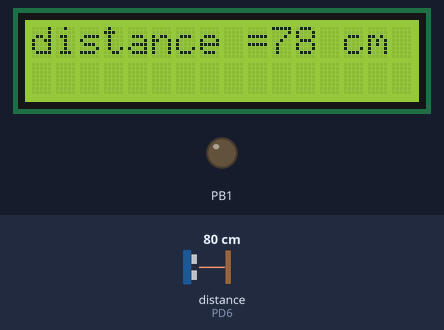
This program was run on a simulated ATmega32, built with avr-gcc and emulated at 8 MHz. Parts: 16×2 character LCD, output pins drawn as LEDs (lit = HIGH). Wiring (inferred from the names in the program): ultrasonic range finder: trigger PB5; echo PD6; character LCD (HD44780): RS PB0; E PB2; data PA0, PA1, PA2, PA3, PA4, PA5, PA6, PA7. The inputs (shaded band) are chosen by the test bench; at power-on: distance to the obstacle (sensor on PD6) 80 cm. The echo pulse lasts 58.3 µs per cm; pins used as bus, display or sensor lines are not drawn.

Above: at 1.2 s.
1.3 s: distance to the obstacle (sensor on PD6) set to 60 cm
At 1.91 s:
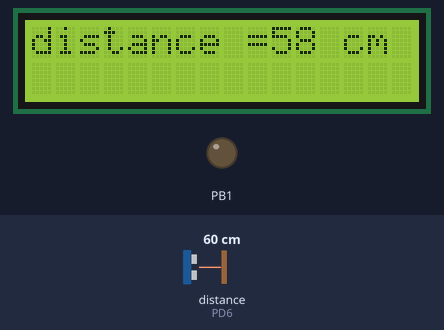
2.8 s: distance to the obstacle (sensor on PD6) set to 2 cm
At 3.3 s:
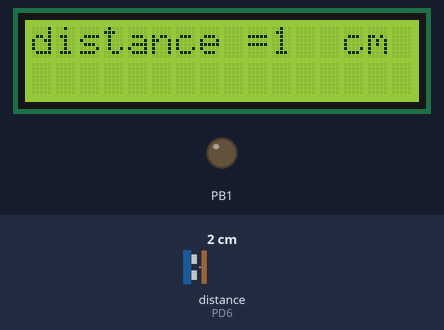
4.3 s: distance to the obstacle (sensor on PD6) set to 4 cm
At 5.6 s:
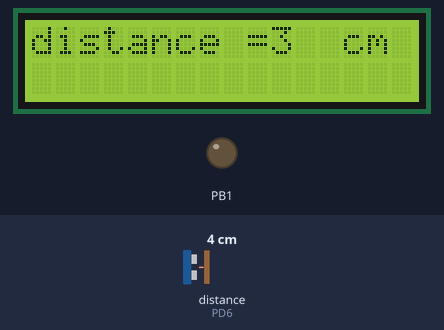
Timing chart, 0 to 7.3 s (numbered marks = the images above; inputs shaded):
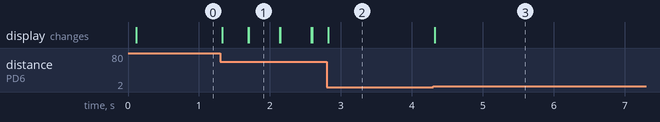

The program:

main.c
```c
/**************************************************************************************************************
 *
 * MODULE: ULTRASONIC
 *
 * FILE NAME: main.c
 *
 * Description: using the ultrasonic sensor to measure the distance
 *
 * Created on: October 15, 2022
 *
 * Author: Saeed Elsayed
 *
 **************************************************************************************************************/
#include "ultrasonic.h"
#include "icu.h"
#include "lcd.h"
#include <avr/io.h>


int main(void){
	DDRB |= (1<<PB1);     /* set the pin which is connected to RW pin of the LCD as output pin */
	PORTB &= ~(1<<PB1);   /* and make it =0 */
 	SREG |= (1<<7);       /* enable the interrupts */
	LCD_init();           /* initialize the LCD */
	Ultrasonic_init();    /* initialize the ultrasonic sensor */
	LCD_displayString("distance =   cm"); /* this string should be always printed */
	uint16 result_distance;      /* the variable which will carry the distance returned from the sensor */

	while(1){
		LCD_moveCursor(0,10);     /* move the cursor to row 0 and column 10 */
		result_distance = Ultrasonic_readDistance();  /* read the distance from the sensor */

		/* if result > 100 the result will contain 3 digits but if it < 100 it will contain 2 digits
		 * and the third digit from the previous result will be always shown so we need to display
		 * empty character to make this digit disappear */
		if(result_distance>=100){
		LCD_integerToString(result_distance);
		}
		else
		{
			LCD_integerToString(result_distance);
			LCD_displayCharacter(' ');
		}
	}

}
```

icu.c
```c
/**************************************************************************************************************
 *
 * MODULE: ICU
 *
 * FILE NAME: icu.c
 *
 * Description: Source file for the ICU driver
 *
 * Created on: October 8, 2022
 *
 * Author: Saeed Elsayed
 *
 **************************************************************************************************************/
#include "icu.h"
#include "common_macros.h"
#include <avr/io.h>
#include <avr/interrupt.h>


static volatile void (*g_callBackPtr)(void) = NULL_PTR;     /* pointer to function the ICU will use
                                                               to call another function in the hardware layer*/

ISR(TIMER1_CAPT_vect)      // when an interrupt occur the ICU will implement this function
{
	if(g_callBackPtr != NULL_PTR){  // make sure the pointer points to a function
			(*g_callBackPtr)();
	}
}

/*
 * Description:
 * function that initialize the ICU
 * we pass to it struct has the desired clock and edge type
 */
void ICU_init(const Icu_ConfigType * config_ptr ){

	DDRD &= ~(1<<6);     // set direction of the ICP1 pin as input pin
	TCCR1A |= (1<<FOC1A) | (1<<FOC1B);       // should be set when not using the PWM mode
	TCCR1B = (TCCR1B & 0xF8) | (config_ptr->clock);   // set the wanted clock
	TCCR1B = (TCCR1B & 0xBF) | ((config_ptr->edge)<<6);  // set the wanted edge
	TCNT1 = 0;      // clear the counter value
	ICR1 = 0;       // clear the ICR1 value
	TIMSK |= (1<<TICIE1);  // enable the interrupt of the ICU of timer1

}

/*
 * Description:
 * function that the hardware layer use to make the ICU call another function in it
 */
void ICU_setCallBack(void(*a_ptr)(void)){
	g_callBackPtr = a_ptr;
}

/*
 * Description:
 * function that determine the desired edge type of the ICU
 */
void ICU_setEdgeDetectionType(const Icu_EdgeType  a_edgetype){

	TCCR1B = (TCCR1B & 0xBF) | (a_edgetype<<6);
}

/*
 * Description:
 * function that return the value of the ICR1
 */
uint16 ICU_getInputCaptureValue(void){
	return ICR1;
}

/*
 * Description:
 * function that clear the value of the TCNT1
 */
void ICU_clearTimerValue(){
	TCNT1 =0;
}

/*
 * Description:
 * function that clear all the registers of the ICU
 */
void ICU_DeInit(){
	TCCR1A =0;
	TCCR1B =0;
	ICR1 =0;
	TCNT1 =0;
	TIMSK &= ~(1<<TICIE1);   // disable the interrupt
}
```

icu.h
```c
/**************************************************************************************************************
 *
 * MODULE: ICU
 *
 * FILE NAME: icu.h
 *
 * Description: HEADER file for the ICU driver
 *
 * Created on: October 8, 2022
 *
 * Author: Saeed Elsayed
 *
 **************************************************************************************************************/


#ifndef ICU_H_
#define ICU_H_

#include "std_types.h"

typedef enum    /* choose the clock of the ICU */
{
	NO_CLOCK, F_CPU_CLOCK, F_CPU_8, F_CPU_64, F_CPU_256, F_CPU_1024
}Icu_Clock;

typedef enum    /* choose the edge type of the ICU */
{
	FALLING, RAISING
}Icu_EdgeType;

typedef struct     // struct that sends the desired configurations to the initialization function of the ICU
{
	Icu_Clock  clock;
	Icu_EdgeType edge;

}Icu_ConfigType;

/*
 * Description:
 * function that initialize the ICU
 * we pass to it struct has the desired clock and edge type
 */
void ICU_init(const Icu_ConfigType *config_ptr);

/*
 * Description:
 * function that the hardware layer use to make the ICU call another function in it
 */
void ICU_setCallBack(void(*a_ptr)(void));


/*
 * Description:
 * function that determine the desired edge type of the ICU
 */
void ICU_setEdgeDetectionType(const Icu_EdgeType edge);


/*
 * Description:
 * function that return the value of the ICR1
 */
uint16 ICU_getInputCaptureValue(void);

/*
 * Description:
 * function that clear the value of the TCNT1
 */
void ICU_clearTimerValue(void);

/*
 * Description:
 * function that clear all the registers of the ICU
 */
void ICU_DeInit(void);

#endif /* ICU_H_ */
```

ultrasonic.c
```c
/**************************************************************************************************************
 *
 * MODULE: ULTRASONIC SENOSR
 *
 * FILE NAME: ultrasonic.c
 *
 * Description: Source file for the ULTRASONIC SENOSR driver
 *
 * Created on: October 15, 2022
 *
 * Author: Saeed Elsayed
 *
 **************************************************************************************************************/

#include "ultrasonic.h"
#include "icu.h"
#include <util/delay.h>
#include <avr/io.h>

uint8 tick=0;     /* counter if it 1 then the ICU detect raising edge and if 2 the ICU detect falling edge */
uint16 distance;  /* the measured distance */

/*
 * Description:
 * function that initialize the ultrasonic sensor
 */
void Ultrasonic_init(){
	Icu_ConfigType Icu_Config = {F_CPU_8,RAISING}; /* choose the required settings for the ICU and */
	ICU_init(&Icu_Config);                         /* send it to its initialization function */
	ICU_setCallBack(Ultrasonic_edgeProcessing);    /* pass the function the ICU will call when an interrupt occur*/
	/* set the trigger pin as output pin */
	GPIO_setupPinDirection(ULTRASONIC_TRIGGER_PORT_ID,ULTRASONIC_TRIGGER_PIN_ID,PIN_OUTPUT);
	/* set the echo pin as input pin */
	GPIO_setupPinDirection(ULTRASONIC_ECHO_PORT_ID,ULTRASONIC_ECHO_PIN_ID,PIN_INPUT);
}

/*
 * Description:
 * function that sends the pulse to the trigger pin
 */
void Ultrasonic_Trigger(){
	/* out pulse on the trigger */
	GPIO_writePin(ULTRASONIC_TRIGGER_PORT_ID,ULTRASONIC_TRIGGER_PIN_ID,LOGIC_HIGH);
	/* wait 10us so 8 pulses of 40 kHz are generated */
	_delay_us(10);
	/* clear the trigger pin */
	GPIO_writePin(ULTRASONIC_TRIGGER_PORT_ID,ULTRASONIC_TRIGGER_PIN_ID,LOGIC_LOW);
}

/*
 * Description:
 * function that read the distance of the object
 */
uint16 Ultrasonic_readDistance(){
	Ultrasonic_Trigger();  /* send pulse for 10us */
	while(tick<2){         /* wait until tick = 2 so the ICU is detecting falling edge */
	}
	tick = 0;              /* clear tick to reuse it again every interrupt */
	return distance;       /* return the distance of the object */

}

/*
 * Description:
 * function that calculate the time in which the echo is receiving and then calculate the distance
 */
void Ultrasonic_edgeProcessing(void){
	tick++;
	if(tick == 1){     /* if tick = 1 then the ICU has raising edge so we need to */
		ICU_clearTimerValue();    /* clear the TCNT1 and recount form zero */
		ICU_setEdgeDetectionType(FALLING);  /* set falling edge to make interrupt when the waves return back */
	}
	else if(tick == 2) /* if tick = 2 then the ICU has falling edge so the waves returned */
	{
		distance = ICU_getInputCaptureValue()/58.8; /* calculate the distance */
		ICU_setEdgeDetectionType(RAISING);   /* reset the edge as raising */

	}
}
```

ultrasonic.h
```c
/**************************************************************************************************************
 *
 * MODULE: ULTRASONIC SENOSR
 *
 * FILE NAME: ultrasonic.h
 *
 * Description: HEADER file for the ULTRASONIC SENOSR driver
 *
 * Created on: October 15, 2022
 *
 * Author: Saeed Elsayed
 *
 **************************************************************************************************************/


#ifndef ULTRASONIC_H_
#define ULTRASONIC_H_

#include "gpio.h"

#define ULTRASONIC_TRIGGER_PORT_ID        PORTB_ID
#define ULTRASONIC_TRIGGER_PIN_ID         PIN5_ID
#define ULTRASONIC_ECHO_PORT_ID           PORTD_ID
#define ULTRASONIC_ECHO_PIN_ID            PIN6_ID
/*
 * Description:
 * function that initialize the ultrasonic sensor
 */
void Ultrasonic_init(void);

/*
 * Description:
 * function that sends the pulse to the trigger pin
 */
void Ultrasonic_Trigger(void);

/*
 * Description:
 * function that read the distance of the object
 */
uint16 Ultrasonic_readDistance(void);

/*
 * Description:
 * function that calculate the time in which the echo is receiving and then calculate the distance
 */
void Ultrasonic_edgeProcessing(void);

#endif /* ULTRASONIC_H_ */
```

lcd.c
```c
/**************************************************************************************************************
 *
 * MODULE: LCD
 *
 * FILE NAME: lcd.c
 *
 * Description: Source file for the LCD driver
 *
 * Created on: October 5, 2022
 *
 * Author: Saeed Elsayed
 *
 **************************************************************************************************************/

#include "lcd.h"
#include "gpio.h"
#include "common_macros.h"
#include <util/delay.h>

/*******************************************************************************
 *                      Functions Definitions                                  *
 *******************************************************************************/


/*
 * Description:
 * Initialize the LCD:
 * 1- setup the LCD pins direction by using the GPIO driver
 * 2- setup the LCD data mode
 */
void LCD_init(void)
{
	GPIO_setupPinDirection(LCD_RS_PORT_ID, LCD_RS_PIN_ID, PIN_OUTPUT);
	GPIO_setupPinDirection(LCD_E_PORT_ID,LCD_E_PIN_ID, PIN_OUTPUT);


	_delay_ms(20);   // must make delay > 15ms for the LCD power on

// configurations if we work with the 4 bits data mode
#if (LCD_DATA_BITS_MODE ==4)

	/* Configure 4 pins in the data port as output pins */
	GPIO_setupPinDirection(LCD_DATA_PORT_ID,LCD_DB4_PIN_ID, PIN_OUTPUT);
	GPIO_setupPinDirection(LCD_DATA_PORT_ID,LCD_DB5_PIN_ID, PIN_OUTPUT);
	GPIO_setupPinDirection(LCD_DATA_PORT_ID,LCD_DB6_PIN_ID, PIN_OUTPUT);
	GPIO_setupPinDirection(LCD_DATA_PORT_ID,LCD_DB7_PIN_ID, PIN_OUTPUT);

	/* Send for 4 bit initialization of LCD  */
	LCD_sendCommand(LCD_TWO_LINES_FOUR_BITS_MODE_INIT1);
	LCD_sendCommand(LCD_TWO_LINES_FOUR_BITS_MODE_INIT2);
	/* use 2-lines LCD + 4-bits Data Mode + 5*7 dot display Mode */
	LCD_sendCommand(LCD_TWO_LINES_FOUR_BITS_MODE);


#elif (LCD_DATA_BITS_MODE == 8)
// configurations if we work with the 8 bits data mode

	/* Configure the data port as output port */
	GPIO_setupPortDirection(LCD_DATA_PORT_ID, PORT_OUTPUT);
	/* use 2-lines LCD + 8-bits Data Mode + 5*7 dot display Mode */
	LCD_sendCommand(LCD_TWO_LINES_EIGHT_BITS_MODE);

#endif
	LCD_sendCommand(LCD_CURSOR_OFF);     // make cursor off
	LCD_sendCommand(LCD_CLEAR_COMMAND);  // clear the screen at the beginning

}

/*
 * Description:
 * the function that sends the commands to the LCD
 * */
void LCD_sendCommand(uint8 command)
{
	GPIO_writePin(LCD_RS_PORT_ID, LCD_RS_PIN_ID, LOGIC_LOW); /* Instruction Mode RS=0 */
	_delay_ms(1);   /* delay for processing Tas = 50ns */
	GPIO_writePin(LCD_E_PORT_ID, LCD_E_PIN_ID, LOGIC_HIGH);  /* Enable LCD E=1 */
	_delay_ms(1);  /* delay for processing Tpw - Tdws = 190ns */

// configurations if we work with the 4 bits data mode
#if (LCD_DATA_BITS_MODE ==4)

	GPIO_writePin(LCD_DATA_PORT_ID, LCD_DB4_PIN_ID, GET_BIT(command,4));
	GPIO_writePin(LCD_DATA_PORT_ID, LCD_DB5_PIN_ID, GET_BIT(command,5));
	GPIO_writePin(LCD_DATA_PORT_ID, LCD_DB6_PIN_ID, GET_BIT(command,6));
	GPIO_writePin(LCD_DATA_PORT_ID, LCD_DB7_PIN_ID, GET_BIT(command,7));
	_delay_ms(1); /* delay for processing Tdsw = 100ns */
	GPIO_writePin(LCD_E_PORT_ID, LCD_E_PIN_ID, LOGIC_LOW); /* Disable LCD E=0 */
	_delay_ms(1); /* delay for processing Th = 13ns */
	GPIO_writePin(LCD_E_PORT_ID, LCD_E_PIN_ID, LOGIC_HIGH); /* Enable LCD E=0 */
	_delay_ms(1); /* delay for processing Tpw - Tdws = 190ns */
	GPIO_writePin(LCD_DATA_PORT_ID, LCD_DB4_PIN_ID, GET_BIT(command,0));
	GPIO_writePin(LCD_DATA_PORT_ID, LCD_DB5_PIN_ID, GET_BIT(command,1));
	GPIO_writePin(LCD_DATA_PORT_ID, LCD_DB6_PIN_ID, GET_BIT(command,2));
	GPIO_writePin(LCD_DATA_PORT_ID, LCD_DB7_PIN_ID, GET_BIT(command,3));

	_delay_ms(1);  /* delay for processing Tdsw = 100ns */
	GPIO_writePin(LCD_E_PORT_ID, LCD_E_PIN_ID, LOGIC_LOW); /* Disable LCD E=0 */
	_delay_ms(1); /* delay for processing Th = 13ns */

#elif (LCD_DATA_BITS_MODE ==8)
// configurations if we work with the 8 bits data mode
	GPIO_writePort(LCD_DATA_PORT_ID, command);  /* out the required command to the data bus D0 --> D7 */
	_delay_ms(1); /* delay for processing Tdsw = 100ns */
	GPIO_writePin(LCD_E_PORT_ID, LCD_E_PIN_ID, LOGIC_LOW); /* Disable LCD E=0 */
	_delay_ms(1); /* delay for processing Th = 13ns */
#endif
}

/*
 * Description:
 * display any character on the screen
 */
void LCD_displayCharacter(uint8 data)
{
	GPIO_writePin(LCD_RS_PORT_ID, LCD_RS_PIN_ID, LOGIC_HIGH);  /* Data Mode RS=1 */
	_delay_ms(1); /* delay for processing Tas = 50ns */
	GPIO_writePin(LCD_E_PORT_ID, LCD_E_PIN_ID, LOGIC_HIGH); /* Enable LCD E=1 */
	_delay_ms(1); /* delay for processing Tpw - Tdws = 190ns */

// configurations if we work with the 4 bits data mode
#if (LCD_DATA_BITS_MODE ==4)

	GPIO_writePin(LCD_DATA_PORT_ID, LCD_DB4_PIN_ID, GET_BIT(data,4));
	GPIO_writePin(LCD_DATA_PORT_ID, LCD_DB5_PIN_ID, GET_BIT(data,5));
	GPIO_writePin(LCD_DATA_PORT_ID, LCD_DB6_PIN_ID, GET_BIT(data,6));
	GPIO_writePin(LCD_DATA_PORT_ID, LCD_DB7_PIN_ID, GET_BIT(data,7));
	_delay_ms(1); /* delay for processing Tdsw = 100ns */
	GPIO_writePin(LCD_E_PORT_ID, LCD_E_PIN_ID, LOGIC_LOW); /* Disable LCD E=0 */
	_delay_ms(1); /* delay for processing Th = 13ns */
	GPIO_writePin(LCD_E_PORT_ID, LCD_E_PIN_ID, LOGIC_HIGH); /* Enable LCD E=1 */
	_delay_ms(1); /* delay for processing Tpw - Tdws = 190ns */
	GPIO_writePin(LCD_DATA_PORT_ID, LCD_DB4_PIN_ID, GET_BIT(data,0));
	GPIO_writePin(LCD_DATA_PORT_ID, LCD_DB5_PIN_ID, GET_BIT(data,1));
	GPIO_writePin(LCD_DATA_PORT_ID, LCD_DB6_PIN_ID, GET_BIT(data,2));
	GPIO_writePin(LCD_DATA_PORT_ID, LCD_DB7_PIN_ID, GET_BIT(data,3));

	_delay_ms(1); /* delay for processing Tdsw = 100ns */
	GPIO_writePin(LCD_E_PORT_ID, LCD_E_PIN_ID, LOGIC_LOW); /* Disable LCD E=0 */
	_delay_ms(1); /* delay for processing Th = 13ns */

#elif (LCD_DATA_BITS_MODE ==8)
// configurations if we work with the 8 bits data mode
	GPIO_writePort(LCD_DATA_PORT_ID, data); /* out the required command to the data bus D0 --> D7 */
	_delay_ms(1); /* delay for processing Tdsw = 100ns */
	GPIO_writePin(LCD_E_PORT_ID, LCD_E_PIN_ID, LOGIC_LOW); /* Disable LCD E=0 */
	_delay_ms(1); /* delay for processing Th = 13ns */
#endif
}

/*
 * Description:
 * display any string on the screen
 */
void LCD_displayString(const char *Str)
{
	uint8 i=0;
	while(Str[i] != '\0')
	{
		LCD_displayCharacter(Str[i]);
		i++;
	}
}

/*
 * Description:
 * begin to write the first character from any place by moving the cursor to that place
 */
void LCD_moveCursor(uint8 row, uint8 col)
{
	uint8 lcd_memmory_address;
	/* Calculate the required address in the LCD DDRAM */
	switch(row){
	case 0:
		lcd_memmory_address = col;
		break;
	case 1:
		lcd_memmory_address = 0x40 + col;
		break;
	case 2:
			lcd_memmory_address = 0x10 + col;
		break;
	case 3:
			lcd_memmory_address = 0x50 + col;
		break;
	}
	/* Move the LCD cursor to this specific address */
	LCD_sendCommand(LCD_SET_CURSOR_LOCATION | lcd_memmory_address);
}

/*
 * Description:
 * write a string on a specific row and a specific column
 */
void LCD_displayStringRowColumn(uint8 row, uint8 col, const char *Str)
{
	/* first we move the cursor then we write the string */
	LCD_moveCursor(row, col);
	LCD_displayString(Str);
}

/*
 * Description:
 * display an integer on the screen as a string
 */
void LCD_integerToString(int data)
{
	char buff[16]; /* String to hold the ascii result */
	itoa(data,buff,10); /* Use itoa C function to convert the data to its corresponding ASCII value, 10 for decimal */
	LCD_displayString(buff); /* Display the string */
}

/*
 * Description:
 * delete any thing from the screen
 */
void LCD_clearScrean()
{
	LCD_sendCommand(LCD_CLEAR_COMMAND);
}
```

common_macros.h
```c
/**************************************************************************************************************
 *
 * MODULE: Common-Macros
 *
 * FILE NAME: common_macros.h
 *
 * Description: Commonly used macros
 *
 * Created on: October 5, 2022
 *
 * Author: Saeed Elsayed
 *
 **************************************************************************************************************/


#ifndef COMMON_MACROS_H_
#define COMMON_MACROS_H_

#define SIZE_OF_ADDRESS_REGISTER 8

/* set a bit in any register */
#define SET_BIT(REG, BIT_NUM)    (REG|=(1<<BIT_NUM))

/* clear a bit in any register */
#define CLEAR_BIT(REG, BIT_NUM)  (REG&=~(1<<BIT_NUM))

/*toggle a bit in any register*/
#define TOGGLE_BIT(REG, BIT_NUM) (REG^=(1<<BIT_NUM))

/* Rotate right the register value with specific number of rotates */
#define ROR(REG, NUM) (REG = (REG>>NUM) | (REG<<(SIZE_OF_ADDRESS_REGISTER-NUM)))

/* Rotate left the register value with specific number of rotates */
#define ROL(REG, NUM) (REG = (REG<<NUM) | (REG>>(SIZE_OF_ADDRESS_REGISTER-NUM)))

/* return 1 if the bit is set and 0 it not */
#define BIT_IS_SET(REG, BIT_NUM) (REG & (1<<BIT_NUM))

/* return 1 if the bit is cleared and 0 it not */
#define BIT_IS_CLEAR(REG, BIT_NUM) (!(REG & (1<<BIT_NUM)))

/* return the value of a specific bit */
#define GET_BIT(REG, BIT_NUM) ((REG & (1<<BIT_NUM))>>BIT_NUM)

#endif /* COMMON_MACROS_H_ */
```

Source omitted: lcd.h (3062 bytes), gpio.c (6722 bytes), gpio.h (3092 bytes), std_types.h (1039 bytes)

Measured:
- after the input at 1.3 s, the display: changes at once (image 1)
- after the input at 2.8 s, the display: changes at once (image 2)
- after the input at 4.3 s, the display: changes at once (image 3)
